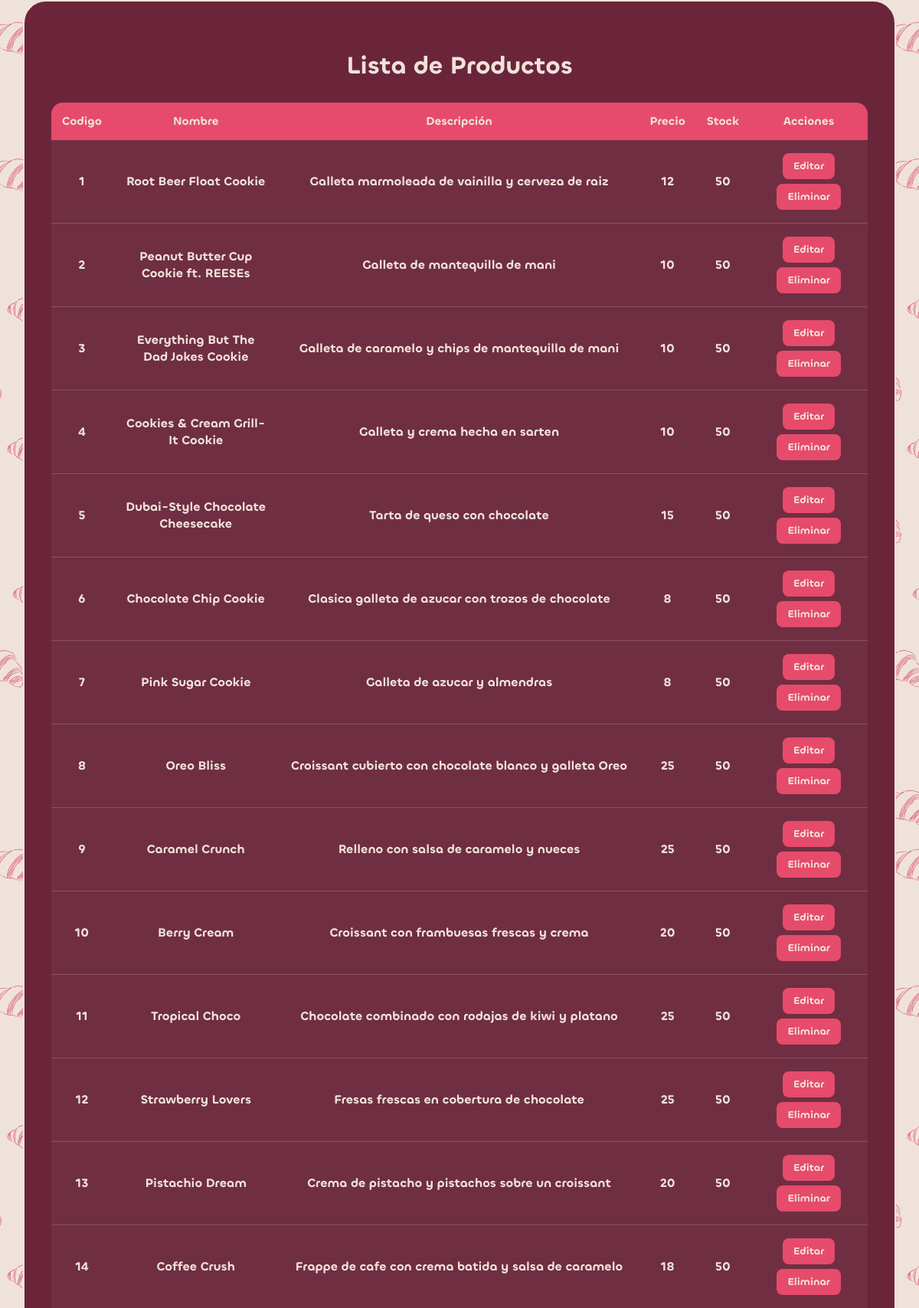
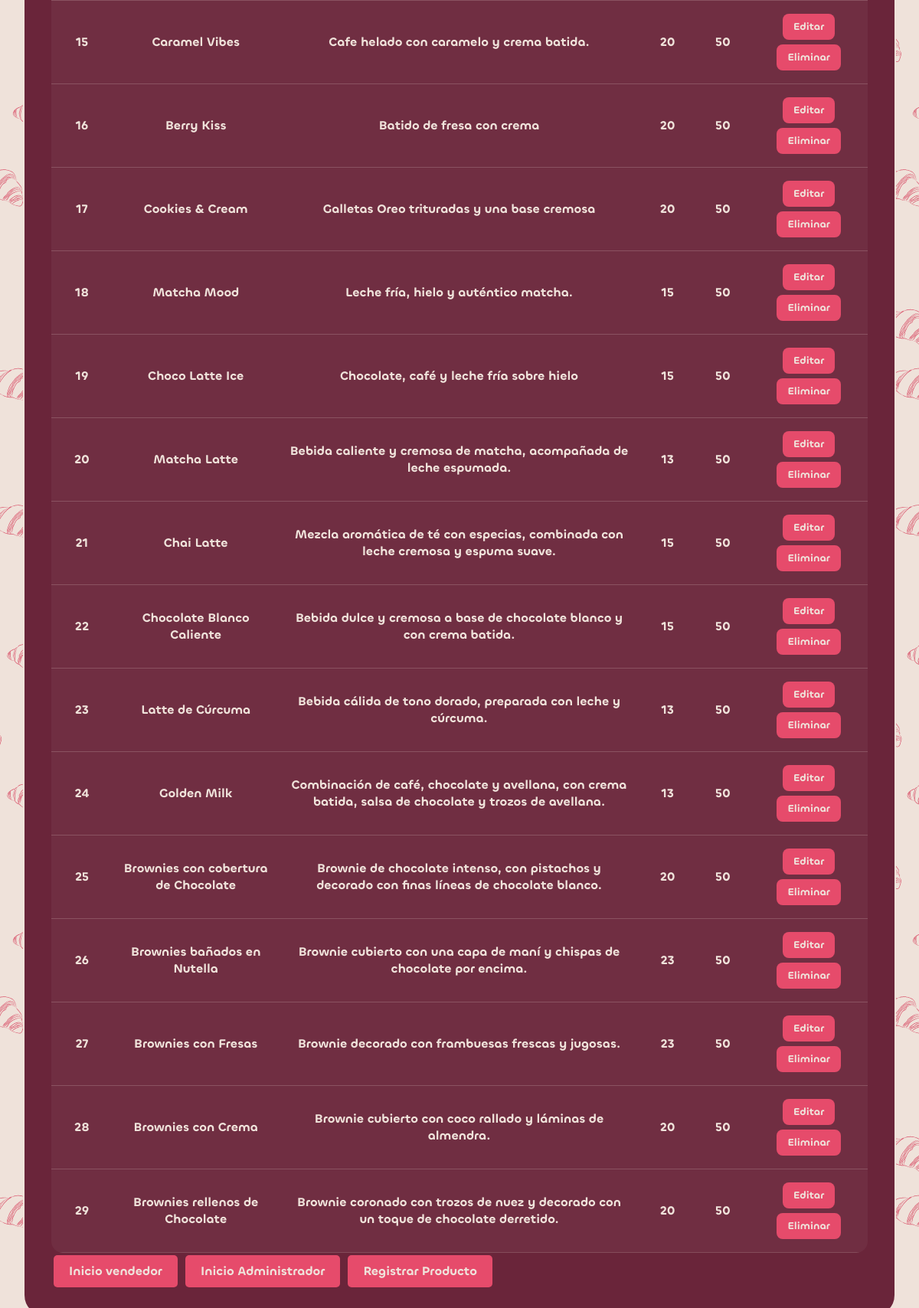
The page /readleeProductos.php on the database its author committed (2 pictures, top to bottom).
### tables this page shows
CREATE TABLE IF NOT EXISTS `Productos` (
  `Codigo` INT NOT NULL AUTO_INCREMENT,
  `Nombre` VARCHAR(45) NULL DEFAULT NULL,
  `Descripcion` VARCHAR(225) NULL DEFAULT NULL,
  `imagen` VARCHAR(200) NULL DEFAULT NULL,
  `Precio` VARCHAR(45) NULL DEFAULT NULL,
  `Stock` VARCHAR(45) NULL DEFAULT NULL,
  `Estado` VARCHAR(45) NULL DEFAULT NULL,
  `Detallado` VARCHAR(2000) NULL DEFAULT NULL,
  PRIMARY KEY (`Codigo`));

### readleeProductos.php (the view, shortened to what this page needs)
<?php
$usuario = "root";
$contraseña = "";
$direccion = "localhost";
$baseDeDatos = "MYMS";
$conexion = new mysqli($direccion, $usuario, $contraseña, $baseDeDatos);
$sql = "SELECT * FROM Productos";
$resultado = $conexion->query($sql);
?>
<!DOCTYPE html>
<html lang="es">
<head>
    <link rel="stylesheet" href="tipografia/Fonts/WEB/css/chillax.css">
</head>
<body>
<div >
    <h2>Lista de Productos</h2>
    <table>
        <tr>
            <th>Codigo</th>
            <th>Nombre</th>
            <th>Descripción</th>
            <th>Precio</th>
            <th>Stock</th>
            <th>Acciones</th>
        </tr>
        <?php
        if ($resultado->num_rows > 0) {
            while($fila = $resultado->fetch_assoc()) {
                echo "<tr>";
                echo "<td>".$fila["Codigo"]."</td>";
                echo "<td>".$fila["Nombre"]."</td>";
                echo "<td>".$fila["Descripcion"]."</td>";
                echo "<td>".$fila["Precio"]."</td>";
                echo "<td>".$fila["Stock"]."</td>";
                 echo "<td>
                        <a href='formUpdateProductos.php?Codigo=" . $fila["Codigo"] . "'>
                            <button class='editar'>Editar</button>
                        </a>
                        <a href='eliminarProductos.php?Codigo=" . $fila["Codigo"] . "'>
                            <button class='eliminar'>Eliminar</button>
                        </a>
                      </td>";
                echo "</tr>";
            }
        } else {
            echo "<tr>";
            echo "<td colspan='6'>No se encontraron productos</td>";
            echo "</tr>";
        }
        ?>
    </table>
<button class="volver"><a href="vendedor.html">Inicio vendedor</a></button>
<button class="volver"><a href="administrador.html">Inicio Administrador</a></button>
<button class="volver"><a href="formRegistroProductos.php">Registrar Producto</a></button>
</div>
</body>
</html>

### readleeProductos.php (style rules this page uses)
* { font-family: 'Chillax-Semibold'; box-sizing: border-box; }
body { background-image: url(2.png); display: flex; justify-content: center; align-items: center; min-height: 100vh; margin: 0; }
div { width: 95%; max-width: 1200px; padding: 35px; background-color: #6A253A; border: 2px solid #EFE2DA; border-radius: 30px; color: #EFE2DA; }
h2 { text-align: center; margin-bottom: 25px; font-size: 32px; }
table { width: 100%; border-collapse: collapse; overflow: hidden; border-radius: 15px; }
th { background-color: #E64B6B; color: #EFE2DA; padding: 14px; font-size: 15px; }
td { padding: 14px; text-align: center; border-bottom: 1px solid rgba(239, 226, 218, 0.2); color: #EFE2DA; }
tr { background-color: rgba(255,255,255,0.04); transition: 0.3s; }
button { padding: 8px 14px; margin: 3px; border: none; border-radius: 8px; cursor: pointer; transition: 0.3s; color: #EFE2DA; }
.editar { background-color: #E64B6B; transition: 0.3s; }
.eliminar { background-color: #E64B6B; transition: 0.3s; }
.volver { padding: 10px 20px; border: none; color: #EFE2DA; border-radius: 5px; background: #E64B6B; cursor: pointer; font-size: 16px; }
a { text-decoration:none; color: #EFE2DA; }

### rows shown on the page
productos: Codigo "1", Nombre "Root Beer Float Cookie", Descripcion "Galleta marmoleada de vainilla y cerveza de raiz", Precio "12", Stock "50"
productos: Codigo "2", Nombre "Peanut Butter Cup Cookie ft. REESEs", Descripcion "Galleta de mantequilla de mani", Precio "10", Stock "50"
productos: Codigo "3", Nombre "Everything But The Dad Jokes Cookie", Descripcion "Galleta de caramelo y chips de mantequilla de mani", Precio "10", Stock "50"
productos: Codigo "4", Nombre "Cookies & Cream Grill-It Cookie", Descripcion "Galleta y crema hecha en sarten", Precio "10", Stock "50"
productos: Codigo "5", Nombre "Dubai-Style Chocolate Cheesecake", Descripcion "Tarta de queso con chocolate", Precio "15", Stock "50"
productos: Codigo "6", Nombre "Chocolate Chip Cookie", Descripcion "Clasica galleta de azucar con trozos de chocolate", Precio "8", Stock "50"
productos: Codigo "7", Nombre "Pink Sugar Cookie", Descripcion "Galleta de azucar y almendras", Precio "8", Stock "50"
productos: Codigo "8", Nombre "Oreo Bliss", Descripcion "Croissant cubierto con chocolate blanco y galleta Oreo", Precio "25", Stock "50"
productos: Codigo "9", Nombre "Caramel Crunch", Descripcion "Relleno con salsa de caramelo y nueces", Precio "25", Stock "50"
productos: Codigo "10", Nombre "Berry Cream", Descripcion "Croissant con frambuesas frescas y crema", Precio "20", Stock "50"
productos: Codigo "11", Nombre "Tropical Choco", Descripcion "Chocolate combinado con rodajas de kiwi y platano", Precio "25", Stock "50"
productos: Codigo "12", Nombre "Strawberry Lovers", Descripcion "Fresas frescas en cobertura de chocolate", Precio "25", Stock "50"
productos: Codigo "13", Nombre "Pistachio Dream", Descripcion "Crema de pistacho y pistachos sobre un croissant", Precio "20", Stock "50"
productos: Codigo "14", Nombre "Coffee Crush", Descripcion "Frappe de cafe con crema batida y salsa de caramelo", Precio "18", Stock "50"
productos: Codigo "15", Nombre "Caramel Vibes", Descripcion "Cafe helado con caramelo y crema batida.", Precio "20", Stock "50"
productos: Codigo "16", Nombre "Berry Kiss", Descripcion "Batido de fresa con crema", Precio "20", Stock "50"
productos: Codigo "17", Nombre "Cookies & Cream", Descripcion "Galletas Oreo trituradas y una base cremosa", Precio "20", Stock "50"
productos: Codigo "18", Nombre "Matcha Mood", Descripcion "Leche fría, hielo y auténtico matcha.", Precio "15", Stock "50"
productos: Codigo "19", Nombre "Choco Latte Ice", Descripcion "Chocolate, café y leche fría sobre hielo", Precio "15", Stock "50"
productos: Codigo "20", Nombre "Matcha Latte", Descripcion "Bebida caliente y cremosa de matcha, acompañada de leche espumada.", Precio "13", Stock "50"
productos: Codigo "21", Nombre "Chai Latte", Descripcion "Mezcla aromática de té con especias, combinada con leche cremosa y espuma suave.", Precio "15", Stock "50"
productos: Codigo "22", Nombre "Chocolate Blanco Caliente", Descripcion "Bebida dulce y cremosa a base de chocolate blanco y con crema batida.", Precio "15", Stock "50"
productos: Codigo "23", Nombre "Latte de Cúrcuma", Descripcion "Bebida cálida de tono dorado, preparada con leche y cúrcuma.", Precio "13", Stock "50"
productos: Codigo "24", Nombre "Golden Milk", Descripcion "Combinación de café, chocolate y avellana, con crema batida, salsa de chocolate y trozos de avellana.", Precio "13", Stock "50"
productos: Codigo "25", Nombre "Brownies con cobertura de Chocolate", Descripcion "Brownie de chocolate intenso, con pistachos y decorado con finas líneas de chocolate blanco.", Precio "20", Stock "50"
productos: Codigo "26", Nombre "Brownies bañados en Nutella", Descripcion "Brownie cubierto con una capa de maní y chispas de chocolate por encima.", Precio "23", Stock "50"
productos: Codigo "27", Nombre "Brownies con Fresas", Descripcion "Brownie decorado con frambuesas frescas y jugosas.", Precio "23", Stock "50"
productos: Codigo "28", Nombre "Brownies con Crema", Descripcion "Brownie cubierto con coco rallado y láminas de almendra.", Precio "20", Stock "50"
productos: Codigo "29", Nombre "Brownies rellenos de Chocolate", Descripcion "Brownie coronado con trozos de nuez y decorado con un toque de chocolate derretido.", Precio "20", Stock "50"
